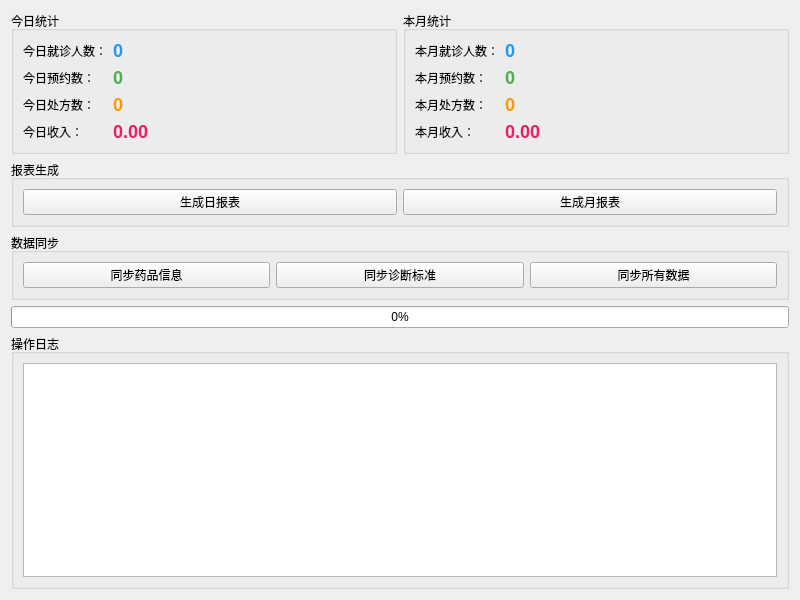
<?xml version="1.0" encoding="UTF-8"?>
<ui version="4.0">
 <class>StatisticsView</class>
 <widget class="QWidget" name="StatisticsView">
  <property name="geometry">
   <rect>
    <x>0</x>
    <y>0</y>
    <width>800</width>
    <height>600</height>
   </rect>
  </property>
  <property name="windowTitle">
   <string>统计与同步管理</string>
  </property>
  <layout class="QVBoxLayout" name="verticalLayout">
   <item>
    <layout class="QHBoxLayout" name="horizontalLayoutStats">
     <item>
      <widget class="QGroupBox" name="groupBoxDaily">
       <property name="title">
        <string>今日统计</string>
       </property>
       <layout class="QFormLayout" name="formLayoutDaily">
        <item row="0" column="0">
         <widget class="QLabel" name="label">
          <property name="text">
           <string>今日就诊人数：</string>
          </property>
         </widget>
        </item>
        <item row="0" column="1">
         <widget class="QLabel" name="lbTodayPatients">
          <property name="text">
           <string>0</string>
          </property>
          <property name="styleSheet">
           <string>font-size: 18px; font-weight: bold; color: #2196F3;</string>
          </property>
         </widget>
        </item>
        <item row="1" column="0">
         <widget class="QLabel" name="label_2">
          <property name="text">
           <string>今日预约数：</string>
          </property>
         </widget>
        </item>
        <item row="1" column="1">
         <widget class="QLabel" name="lbTodayAppointments">
          <property name="text">
           <string>0</string>
          </property>
          <property name="styleSheet">
           <string>font-size: 18px; font-weight: bold; color: #4CAF50;</string>
          </property>
         </widget>
        </item>
        <item row="2" column="0">
         <widget class="QLabel" name="label_3">
          <property name="text">
           <string>今日处方数：</string>
          </property>
         </widget>
        </item>
        <item row="2" column="1">
         <widget class="QLabel" name="lbTodayPrescriptions">
          <property name="text">
           <string>0</string>
          </property>
          <property name="styleSheet">
           <string>font-size: 18px; font-weight: bold; color: #FF9800;</string>
          </property>
         </widget>
        </item>
        <item row="3" column="0">
         <widget class="QLabel" name="label_4">
          <property name="text">
           <string>今日收入：</string>
          </property>
         </widget>
        </item>
        <item row="3" column="1">
         <widget class="QLabel" name="lbTodayRevenue">
          <property name="text">
           <string>0.00</string>
          </property>
          <property name="styleSheet">
           <string>font-size: 18px; font-weight: bold; color: #E91E63;</string>
          </property>
         </widget>
        </item>
       </layout>
      </widget>
     </item>
     <item>
      <widget class="QGroupBox" name="groupBoxMonth">
       <property name="title">
        <string>本月统计</string>
       </property>
       <layout class="QFormLayout" name="formLayoutMonth">
        <item row="0" column="0">
         <widget class="QLabel" name="label_5">
          <property name="text">
           <string>本月就诊人数：</string>
          </property>
         </widget>
        </item>
        <item row="0" column="1">
         <widget class="QLabel" name="lbMonthPatients">
          <property name="text">
           <string>0</string>
          </property>
          <property name="styleSheet">
           <string>font-size: 18px; font-weight: bold; color: #2196F3;</string>
          </property>
         </widget>
        </item>
        <item row="1" column="0">
         <widget class="QLabel" name="label_7">
          <property name="text">
           <string>本月预约数：</string>
          </property>
         </widget>
        </item>
        <item row="1" column="1">
         <widget class="QLabel" name="lbMonthAppointments">
          <property name="text">
           <string>0</string>
          </property>
          <property name="styleSheet">
           <string>font-size: 18px; font-weight: bold; color: #4CAF50;</string>
          </property>
         </widget>
        </item>
        <item row="2" column="0">
         <widget class="QLabel" name="label_9">
          <property name="text">
           <string>本月处方数：</string>
          </property>
         </widget>
        </item>
        <item row="2" column="1">
         <widget class="QLabel" name="lbMonthPrescriptions">
          <property name="text">
           <string>0</string>
          </property>
          <property name="styleSheet">
           <string>font-size: 18px; font-weight: bold; color: #FF9800;</string>
          </property>
         </widget>
        </item>
        <item row="3" column="0">
         <widget class="QLabel" name="label_11">
          <property name="text">
           <string>本月收入：</string>
          </property>
         </widget>
        </item>
        <item row="3" column="1">
         <widget class="QLabel" name="lbMonthRevenue">
          <property name="text">
           <string>0.00</string>
          </property>
          <property name="styleSheet">
           <string>font-size: 18px; font-weight: bold; color: #E91E63;</string>
          </property>
         </widget>
        </item>
       </layout>
      </widget>
     </item>
    </layout>
   </item>
   <item>
    <widget class="QGroupBox" name="groupBoxReport">
     <property name="title">
      <string>报表生成</string>
     </property>
     <layout class="QHBoxLayout" name="horizontalLayoutReport">
      <item>
       <widget class="QPushButton" name="btDailyReport">
        <property name="text">
         <string>生成日报表</string>
        </property>
       </widget>
      </item>
      <item>
       <widget class="QPushButton" name="btMonthlyReport">
        <property name="text">
         <string>生成月报表</string>
        </property>
       </widget>
      </item>
     </layout>
    </widget>
   </item>
   <item>
    <widget class="QGroupBox" name="groupBoxSync">
     <property name="title">
      <string>数据同步</string>
     </property>
     <layout class="QHBoxLayout" name="horizontalLayoutSync">
      <item>
       <widget class="QPushButton" name="btSyncDrugs">
        <property name="text">
         <string>同步药品信息</string>
        </property>
       </widget>
      </item>
      <item>
       <widget class="QPushButton" name="btSyncDiagnoses">
        <property name="text">
         <string>同步诊断标准</string>
        </property>
       </widget>
      </item>
      <item>
       <widget class="QPushButton" name="btSyncAll">
        <property name="text">
         <string>同步所有数据</string>
        </property>
       </widget>
      </item>
     </layout>
    </widget>
   </item>
   <item>
    <widget class="QProgressBar" name="progressBar">
     <property name="value">
      <number>0</number>
     </property>
    </widget>
   </item>
   <item>
    <widget class="QGroupBox" name="groupBoxLog">
     <property name="title">
      <string>操作日志</string>
     </property>
     <layout class="QVBoxLayout" name="verticalLayoutLog">
      <item>
       <widget class="QTextEdit" name="teLog">
        <property name="readOnly">
         <bool>true</bool>
        </property>
       </widget>
      </item>
     </layout>
    </widget>
   </item>
  </layout>
 </widget>
 <resources/>
 <connections/>
</ui>
